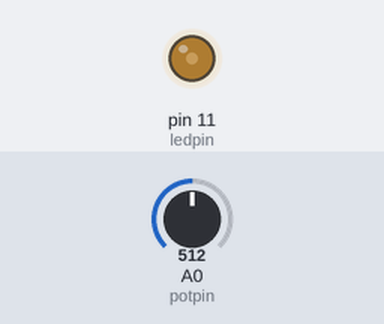
Simulated run of this sketch. Board: Arduino Uno, built with avr-gcc and run on an emulated ATmega328P. Shown: output pins drawn as LEDs (lit = HIGH). The inputs (shaded band) are chosen by the test bench; at power-on: A0 (potpin) = 512. What the sketch prints to the serial monitor is not drawn.

Above: at 0.1 s.
Timing chart, 0 to 1.6 s (numbered marks = the images above):
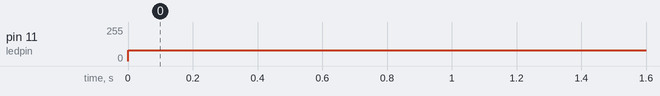

The sketch:

6550Project.ino
```cpp
int potpin=0;// initialize analog pin 0, connected with photovaristor
int ledpin=11;// initialize digital pin 11, output regulating the brightness of LED
int val=0;// initialize variable va
void setup()
{
pinMode(ledpin,OUTPUT);// set digital pin 11 as “output”
Serial.begin(9600);// set baud rate at “9600”
}
void loop()
{
val=analogRead(potpin);// read the analog value of the sensor and assign it to val
val = val / 10;
Serial.println(val);// display the value of val
analogWrite(ledpin,80);// turn on the LED and set up brightness（maximum output value 255）
delay(10);// wait for 0.01
}
```

Measured:
- by itself, pin 11 (ledpin): 0/255 → 80/255 at 0.00 s
